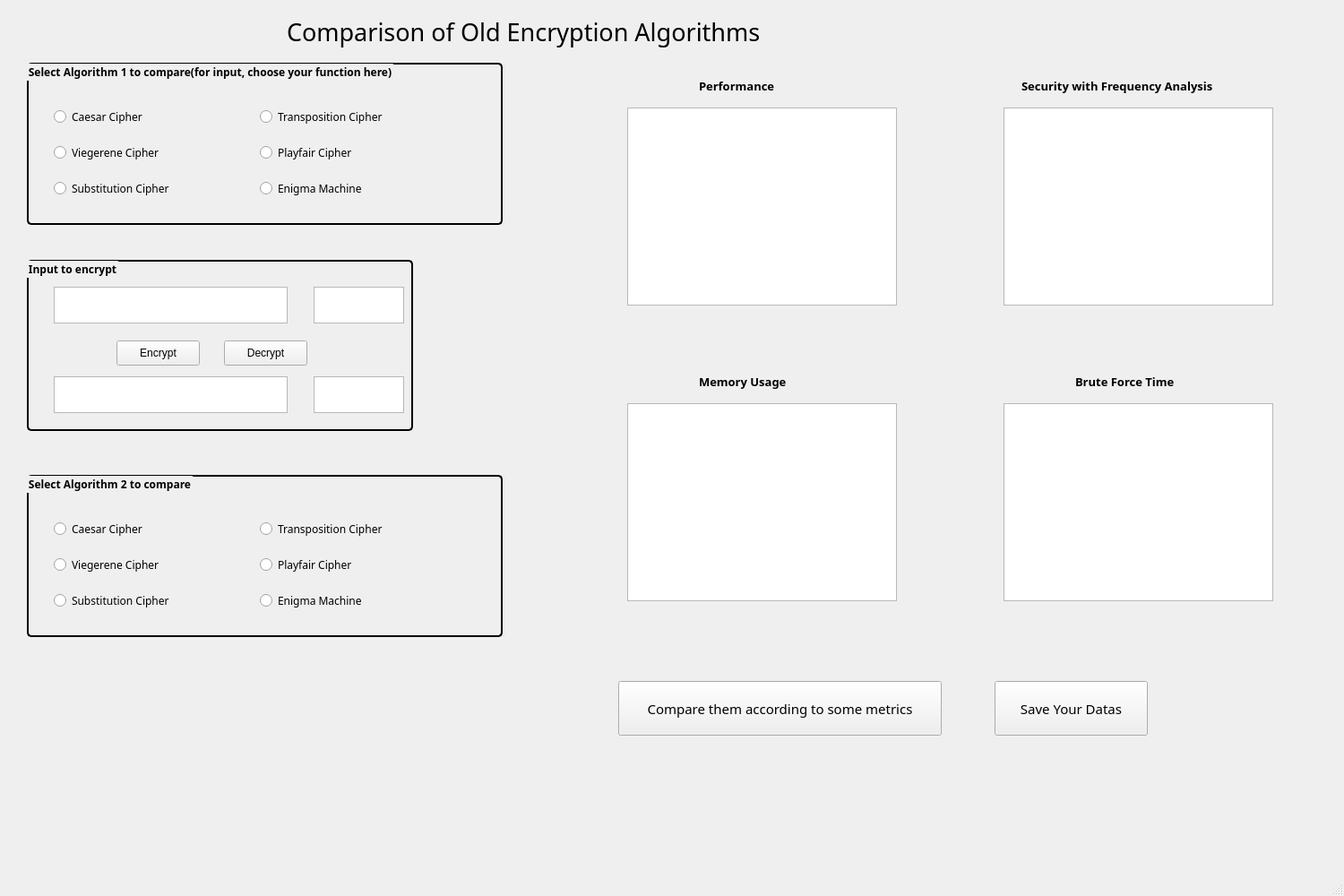
<?xml version="1.0" encoding="UTF-8"?>
<ui version="4.0">
 <class>MainWindow</class>
 <widget class="QMainWindow" name="MainWindow">
  <property name="geometry">
   <rect>
    <x>0</x>
    <y>0</y>
    <width>1500</width>
    <height>1000</height>
   </rect>
  </property>
  <property name="font">
   <font>
    <family>Rockwell</family>
   </font>
  </property>
  <property name="windowTitle">
   <string>MainWindow</string>
  </property>
  <widget class="QWidget" name="centralwidget">
   <widget class="QLabel" name="label">
    <property name="geometry">
     <rect>
      <x>320</x>
      <y>0</y>
      <width>670</width>
      <height>71</height>
     </rect>
    </property>
    <property name="font">
     <font>
      <family>Rockwell</family>
      <pointsize>20</pointsize>
      <weight>50</weight>
      <bold>false</bold>
     </font>
    </property>
    <property name="text">
     <string>Comparison of Old Encryption Algorithms</string>
    </property>
   </widget>
   <widget class="QGroupBox" name="grpBox1">
    <property name="geometry">
     <rect>
      <x>30</x>
      <y>70</y>
      <width>531</width>
      <height>181</height>
     </rect>
    </property>
    <property name="font">
     <font>
      <family>Rockwell</family>
      <pointsize>9</pointsize>
      <weight>75</weight>
      <bold>true</bold>
     </font>
    </property>
    <property name="styleSheet">
     <string notr="true">QGroupBox {
    border: 2px solid black;
    border-radius: 5px;
}
</string>
    </property>
    <property name="title">
     <string>Select Algorithm 1 to compare(for input, choose your function here)</string>
    </property>
    <widget class="QRadioButton" name="rdCaesar1">
     <property name="geometry">
      <rect>
       <x>30</x>
       <y>50</y>
       <width>171</width>
       <height>20</height>
      </rect>
     </property>
     <property name="font">
      <font>
       <family>Rockwell</family>
       <pointsize>9</pointsize>
      </font>
     </property>
     <property name="text">
      <string>Caesar Cipher</string>
     </property>
    </widget>
    <widget class="QRadioButton" name="rdViegerene1">
     <property name="geometry">
      <rect>
       <x>30</x>
       <y>90</y>
       <width>161</width>
       <height>20</height>
      </rect>
     </property>
     <property name="font">
      <font>
       <family>Rockwell</family>
       <pointsize>9</pointsize>
      </font>
     </property>
     <property name="text">
      <string>Viegerene Cipher</string>
     </property>
    </widget>
    <widget class="QRadioButton" name="rdSubstitution1">
     <property name="geometry">
      <rect>
       <x>30</x>
       <y>130</y>
       <width>171</width>
       <height>21</height>
      </rect>
     </property>
     <property name="font">
      <font>
       <family>Rockwell</family>
       <pointsize>9</pointsize>
      </font>
     </property>
     <property name="text">
      <string>Substitution Cipher</string>
     </property>
    </widget>
    <widget class="QRadioButton" name="rdTransposition1">
     <property name="geometry">
      <rect>
       <x>260</x>
       <y>50</y>
       <width>181</width>
       <height>21</height>
      </rect>
     </property>
     <property name="font">
      <font>
       <family>Rockwell</family>
       <pointsize>9</pointsize>
      </font>
     </property>
     <property name="text">
      <string>Transposition Cipher</string>
     </property>
    </widget>
    <widget class="QRadioButton" name="rdPlayfair1">
     <property name="geometry">
      <rect>
       <x>260</x>
       <y>90</y>
       <width>141</width>
       <height>21</height>
      </rect>
     </property>
     <property name="font">
      <font>
       <family>Rockwell</family>
       <pointsize>9</pointsize>
      </font>
     </property>
     <property name="text">
      <string>Playfair Cipher</string>
     </property>
    </widget>
    <widget class="QRadioButton" name="rdEnigma1">
     <property name="geometry">
      <rect>
       <x>260</x>
       <y>130</y>
       <width>151</width>
       <height>21</height>
      </rect>
     </property>
     <property name="font">
      <font>
       <family>Rockwell</family>
       <pointsize>9</pointsize>
      </font>
     </property>
     <property name="text">
      <string>Enigma Machine</string>
     </property>
    </widget>
   </widget>
   <widget class="QGroupBox" name="grpBox2">
    <property name="geometry">
     <rect>
      <x>30</x>
      <y>530</y>
      <width>531</width>
      <height>181</height>
     </rect>
    </property>
    <property name="font">
     <font>
      <family>Rockwell</family>
      <pointsize>9</pointsize>
      <weight>75</weight>
      <bold>true</bold>
     </font>
    </property>
    <property name="styleSheet">
     <string notr="true">QGroupBox {
    border: 2px solid black;
    border-radius: 5px;
}
</string>
    </property>
    <property name="title">
     <string>Select Algorithm 2 to compare</string>
    </property>
    <widget class="QRadioButton" name="rdCaesar2">
     <property name="geometry">
      <rect>
       <x>30</x>
       <y>50</y>
       <width>151</width>
       <height>20</height>
      </rect>
     </property>
     <property name="font">
      <font>
       <family>Rockwell</family>
       <pointsize>9</pointsize>
      </font>
     </property>
     <property name="text">
      <string>Caesar Cipher</string>
     </property>
    </widget>
    <widget class="QRadioButton" name="rdViegerene2">
     <property name="geometry">
      <rect>
       <x>30</x>
       <y>90</y>
       <width>161</width>
       <height>20</height>
      </rect>
     </property>
     <property name="font">
      <font>
       <family>Rockwell</family>
       <pointsize>9</pointsize>
      </font>
     </property>
     <property name="text">
      <string>Viegerene Cipher</string>
     </property>
    </widget>
    <widget class="QRadioButton" name="rdSubstitution2">
     <property name="geometry">
      <rect>
       <x>30</x>
       <y>130</y>
       <width>181</width>
       <height>21</height>
      </rect>
     </property>
     <property name="font">
      <font>
       <family>Rockwell</family>
       <pointsize>9</pointsize>
      </font>
     </property>
     <property name="text">
      <string>Substitution Cipher</string>
     </property>
    </widget>
    <widget class="QRadioButton" name="rdTransposition2">
     <property name="geometry">
      <rect>
       <x>260</x>
       <y>50</y>
       <width>191</width>
       <height>21</height>
      </rect>
     </property>
     <property name="font">
      <font>
       <family>Rockwell</family>
       <pointsize>9</pointsize>
      </font>
     </property>
     <property name="text">
      <string>Transposition Cipher</string>
     </property>
    </widget>
    <widget class="QRadioButton" name="rdPlayfair2">
     <property name="geometry">
      <rect>
       <x>260</x>
       <y>90</y>
       <width>141</width>
       <height>21</height>
      </rect>
     </property>
     <property name="font">
      <font>
       <family>Rockwell</family>
       <pointsize>9</pointsize>
      </font>
     </property>
     <property name="text">
      <string>Playfair Cipher</string>
     </property>
    </widget>
    <widget class="QRadioButton" name="rdEnigma2">
     <property name="geometry">
      <rect>
       <x>260</x>
       <y>130</y>
       <width>151</width>
       <height>21</height>
      </rect>
     </property>
     <property name="font">
      <font>
       <family>Rockwell</family>
       <pointsize>9</pointsize>
      </font>
     </property>
     <property name="text">
      <string>Enigma Machine</string>
     </property>
    </widget>
   </widget>
   <widget class="QGroupBox" name="grpBoxEncrypt">
    <property name="geometry">
     <rect>
      <x>30</x>
      <y>290</y>
      <width>431</width>
      <height>191</height>
     </rect>
    </property>
    <property name="font">
     <font>
      <family>Rockwell</family>
      <pointsize>9</pointsize>
      <weight>75</weight>
      <bold>true</bold>
     </font>
    </property>
    <property name="styleSheet">
     <string notr="true">QGroupBox {
    border: 2px solid black;
    border-radius: 5px;
}
</string>
    </property>
    <property name="title">
     <string>Input to encrypt</string>
    </property>
    <widget class="QTextEdit" name="txtBoxEncrypt">
     <property name="geometry">
      <rect>
       <x>30</x>
       <y>30</y>
       <width>261</width>
       <height>41</height>
      </rect>
     </property>
     <property name="font">
      <font>
       <family>Rockwell</family>
       <pointsize>9</pointsize>
      </font>
     </property>
    </widget>
    <widget class="QPushButton" name="btnEncrypt">
     <property name="geometry">
      <rect>
       <x>100</x>
       <y>90</y>
       <width>93</width>
       <height>28</height>
      </rect>
     </property>
     <property name="text">
      <string>Encrypt</string>
     </property>
    </widget>
    <widget class="QPushButton" name="btnDecrypt">
     <property name="geometry">
      <rect>
       <x>220</x>
       <y>90</y>
       <width>93</width>
       <height>28</height>
      </rect>
     </property>
     <property name="text">
      <string>Decrypt</string>
     </property>
    </widget>
    <widget class="QTextEdit" name="txtBoxDecrypt">
     <property name="geometry">
      <rect>
       <x>30</x>
       <y>130</y>
       <width>261</width>
       <height>41</height>
      </rect>
     </property>
     <property name="font">
      <font>
       <family>Rockwell</family>
       <pointsize>9</pointsize>
      </font>
     </property>
    </widget>
    <widget class="QTextEdit" name="txtBoxKey1">
     <property name="geometry">
      <rect>
       <x>320</x>
       <y>30</y>
       <width>101</width>
       <height>41</height>
      </rect>
     </property>
     <property name="font">
      <font>
       <family>Rockwell</family>
       <pointsize>12</pointsize>
      </font>
     </property>
    </widget>
    <widget class="QTextEdit" name="txtBoxKey2">
     <property name="geometry">
      <rect>
       <x>320</x>
       <y>130</y>
       <width>101</width>
       <height>41</height>
      </rect>
     </property>
     <property name="font">
      <font>
       <family>Rockwell</family>
       <pointsize>12</pointsize>
      </font>
     </property>
    </widget>
   </widget>
   <widget class="QGraphicsView" name="graphPerformance">
    <property name="geometry">
     <rect>
      <x>700</x>
      <y>120</y>
      <width>301</width>
      <height>221</height>
     </rect>
    </property>
   </widget>
   <widget class="QGraphicsView" name="graphSecurity">
    <property name="geometry">
     <rect>
      <x>1120</x>
      <y>120</y>
      <width>301</width>
      <height>221</height>
     </rect>
    </property>
   </widget>
   <widget class="QGraphicsView" name="graphMemoryUsage">
    <property name="geometry">
     <rect>
      <x>700</x>
      <y>450</y>
      <width>301</width>
      <height>221</height>
     </rect>
    </property>
   </widget>
   <widget class="QGraphicsView" name="graphBruteForce">
    <property name="geometry">
     <rect>
      <x>1120</x>
      <y>450</y>
      <width>301</width>
      <height>221</height>
     </rect>
    </property>
   </widget>
   <widget class="QPushButton" name="btnCompare">
    <property name="geometry">
     <rect>
      <x>690</x>
      <y>760</y>
      <width>361</width>
      <height>61</height>
     </rect>
    </property>
    <property name="font">
     <font>
      <pointsize>11</pointsize>
     </font>
    </property>
    <property name="text">
     <string>Compare them according to some metrics</string>
    </property>
   </widget>
   <widget class="QPushButton" name="pushButton">
    <property name="geometry">
     <rect>
      <x>1110</x>
      <y>760</y>
      <width>171</width>
      <height>61</height>
     </rect>
    </property>
    <property name="font">
     <font>
      <pointsize>11</pointsize>
     </font>
    </property>
    <property name="text">
     <string>Save Your Datas</string>
    </property>
   </widget>
   <widget class="QLabel" name="label_2">
    <property name="geometry">
     <rect>
      <x>780</x>
      <y>80</y>
      <width>121</width>
      <height>31</height>
     </rect>
    </property>
    <property name="font">
     <font>
      <pointsize>10</pointsize>
      <weight>75</weight>
      <bold>true</bold>
     </font>
    </property>
    <property name="text">
     <string>Performance</string>
    </property>
   </widget>
   <widget class="QLabel" name="label_3">
    <property name="geometry">
     <rect>
      <x>780</x>
      <y>410</y>
      <width>151</width>
      <height>31</height>
     </rect>
    </property>
    <property name="font">
     <font>
      <pointsize>10</pointsize>
      <weight>75</weight>
      <bold>true</bold>
     </font>
    </property>
    <property name="text">
     <string>Memory Usage</string>
    </property>
   </widget>
   <widget class="QLabel" name="label_4">
    <property name="geometry">
     <rect>
      <x>1140</x>
      <y>80</y>
      <width>291</width>
      <height>31</height>
     </rect>
    </property>
    <property name="font">
     <font>
      <pointsize>10</pointsize>
      <weight>75</weight>
      <bold>true</bold>
     </font>
    </property>
    <property name="text">
     <string>Security with Frequency Analysis</string>
    </property>
   </widget>
   <widget class="QLabel" name="label_5">
    <property name="geometry">
     <rect>
      <x>1200</x>
      <y>410</y>
      <width>151</width>
      <height>31</height>
     </rect>
    </property>
    <property name="font">
     <font>
      <pointsize>10</pointsize>
      <weight>75</weight>
      <bold>true</bold>
     </font>
    </property>
    <property name="text">
     <string>Brute Force Time</string>
    </property>
   </widget>
  </widget>
  <widget class="QMenuBar" name="menubar">
   <property name="geometry">
    <rect>
     <x>0</x>
     <y>0</y>
     <width>1500</width>
     <height>23</height>
    </rect>
   </property>
  </widget>
  <widget class="QStatusBar" name="statusbar"/>
 </widget>
 <resources/>
 <connections/>
</ui>
